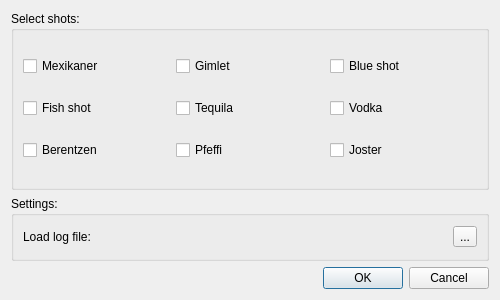
<?xml version="1.0" encoding="UTF-8"?>
<ui version="4.0">
 <class>Dialog</class>
 <widget class="QDialog" name="Dialog">
  <property name="geometry">
   <rect>
    <x>0</x>
    <y>0</y>
    <width>500</width>
    <height>300</height>
   </rect>
  </property>
  <property name="maximumSize">
   <size>
    <width>500</width>
    <height>300</height>
   </size>
  </property>
  <property name="windowTitle">
   <string>Start shot-stock</string>
  </property>
  <layout class="QVBoxLayout" name="verticalLayout_2">
   <item>
    <widget class="QGroupBox" name="select_shots">
     <property name="title">
      <string>Select shots:</string>
     </property>
     <layout class="QGridLayout" name="gridLayout_2">
      <item row="0" column="0">
       <widget class="QCheckBox" name="mex">
        <property name="text">
         <string>Mexikaner</string>
        </property>
       </widget>
      </item>
      <item row="0" column="1">
       <widget class="QCheckBox" name="gim">
        <property name="text">
         <string>Gimlet</string>
        </property>
       </widget>
      </item>
      <item row="0" column="2">
       <widget class="QCheckBox" name="blu">
        <property name="text">
         <string>Blue shot</string>
        </property>
       </widget>
      </item>
      <item row="1" column="0">
       <widget class="QCheckBox" name="fis">
        <property name="text">
         <string>Fish shot</string>
        </property>
       </widget>
      </item>
      <item row="1" column="1">
       <widget class="QCheckBox" name="teq">
        <property name="text">
         <string>Tequila</string>
        </property>
       </widget>
      </item>
      <item row="1" column="2">
       <widget class="QCheckBox" name="vod">
        <property name="text">
         <string>Vodka</string>
        </property>
       </widget>
      </item>
      <item row="2" column="0">
       <widget class="QCheckBox" name="ber">
        <property name="text">
         <string>Berentzen</string>
        </property>
       </widget>
      </item>
      <item row="2" column="1">
       <widget class="QCheckBox" name="pfe">
        <property name="text">
         <string>Pfeffi</string>
        </property>
       </widget>
      </item>
      <item row="2" column="2">
       <widget class="QCheckBox" name="jos">
        <property name="text">
         <string>Joster</string>
        </property>
       </widget>
      </item>
     </layout>
    </widget>
   </item>
   <item>
    <widget class="QGroupBox" name="settings">
     <property name="maximumSize">
      <size>
       <width>16777215</width>
       <height>65</height>
      </size>
     </property>
     <property name="title">
      <string>Settings:</string>
     </property>
     <layout class="QHBoxLayout" name="horizontalLayout">
      <item>
       <widget class="QLabel" name="label">
        <property name="maximumSize">
         <size>
          <width>100</width>
          <height>16777215</height>
         </size>
        </property>
        <property name="text">
         <string>Load log file:</string>
        </property>
       </widget>
      </item>
      <item>
       <widget class="QLabel" name="logfile">
        <property name="lineWidth">
         <number>0</number>
        </property>
        <property name="text">
         <string/>
        </property>
        <property name="alignment">
         <set>Qt::AlignRight|Qt::AlignTrailing|Qt::AlignVCenter</set>
        </property>
       </widget>
      </item>
      <item>
       <widget class="QToolButton" name="toolButtonLogFile">
        <property name="text">
         <string>...</string>
        </property>
       </widget>
      </item>
     </layout>
    </widget>
   </item>
   <item>
    <widget class="QDialogButtonBox" name="dialogButtonBox">
     <property name="orientation">
      <enum>Qt::Horizontal</enum>
     </property>
     <property name="standardButtons">
      <set>QDialogButtonBox::Cancel|QDialogButtonBox::Ok</set>
     </property>
    </widget>
   </item>
  </layout>
 </widget>
 <resources/>
 <connections>
  <connection>
   <sender>dialogButtonBox</sender>
   <signal>accepted()</signal>
   <receiver>Dialog</receiver>
   <slot>accept()</slot>
   <hints>
    <hint type="sourcelabel">
     <x>248</x>
     <y>254</y>
    </hint>
    <hint type="destinationlabel">
     <x>157</x>
     <y>274</y>
    </hint>
   </hints>
  </connection>
  <connection>
   <sender>dialogButtonBox</sender>
   <signal>rejected()</signal>
   <receiver>Dialog</receiver>
   <slot>reject()</slot>
   <hints>
    <hint type="sourcelabel">
     <x>316</x>
     <y>260</y>
    </hint>
    <hint type="destinationlabel">
     <x>286</x>
     <y>274</y>
    </hint>
   </hints>
  </connection>
 </connections>
</ui>
